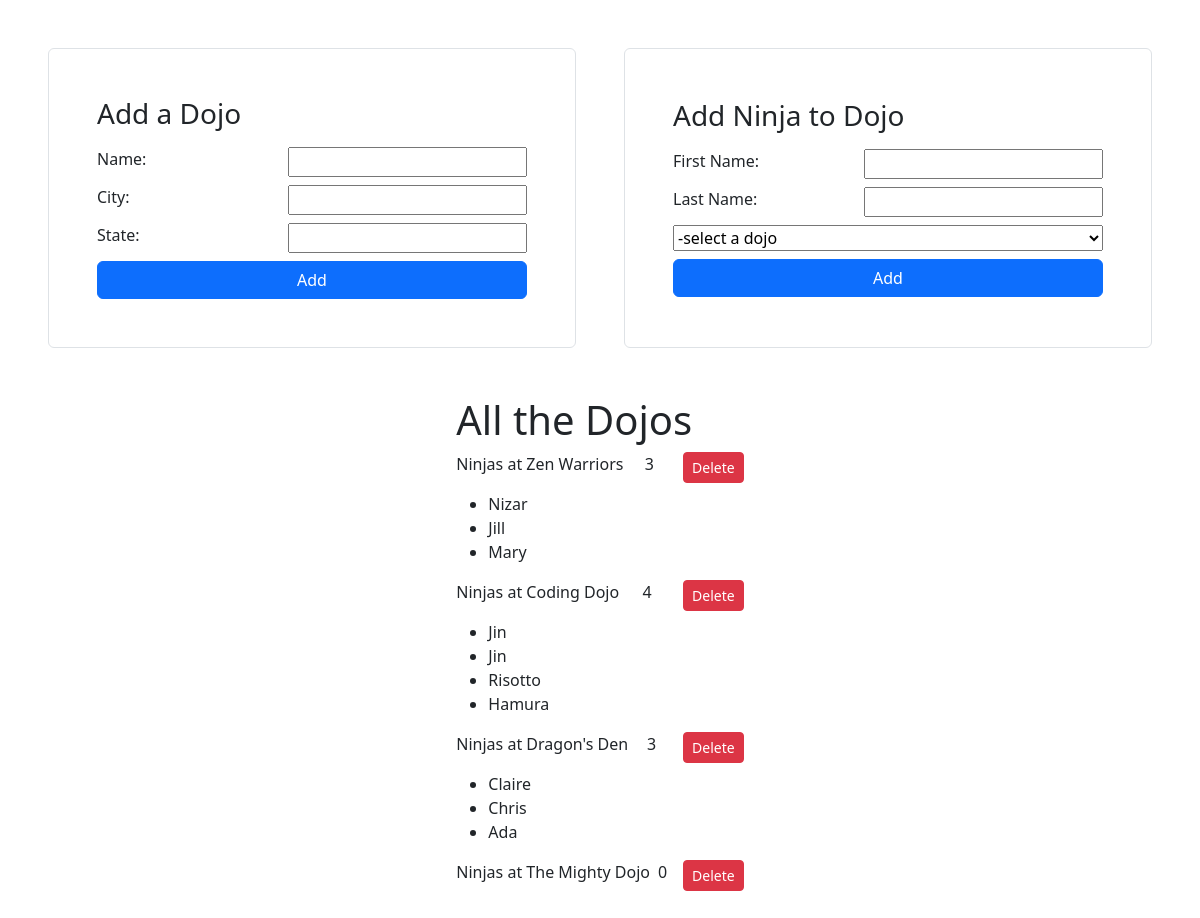
Before: / with the older database file.
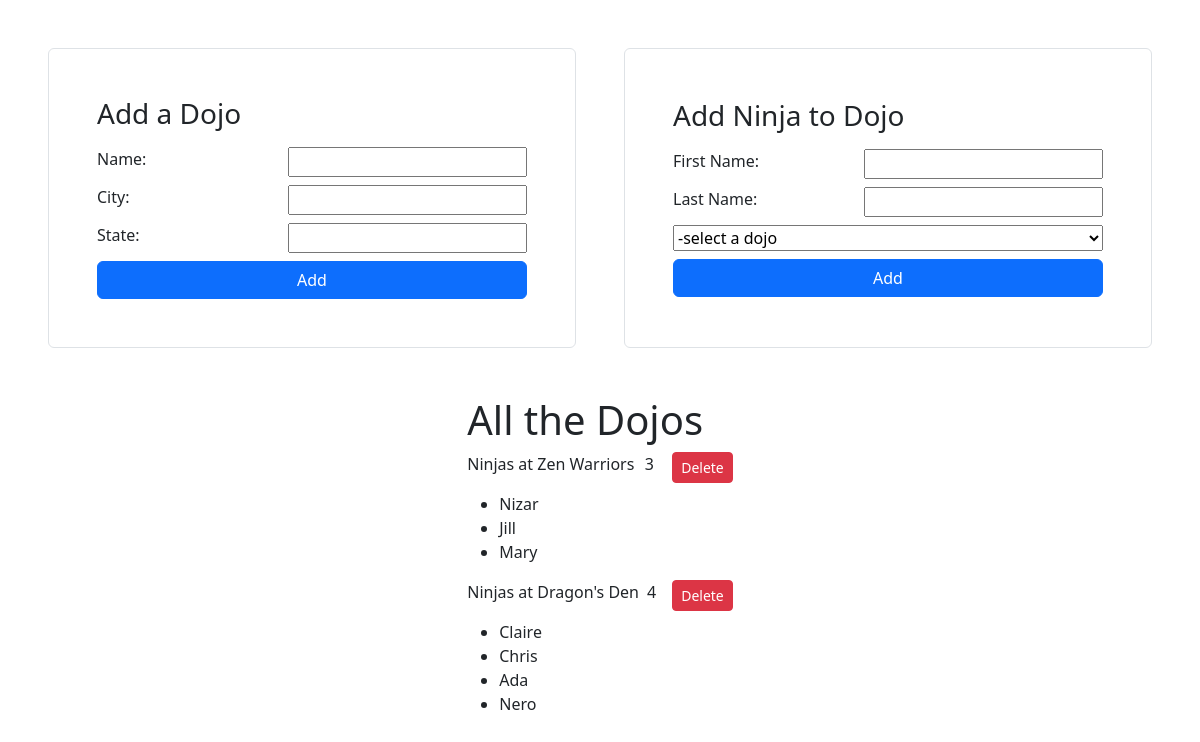
After: the same page with the newer database file.
### dojo_ninjas_app/models.py (models this page shows, shortened)
class Dojo(models.Model):
    name = models.CharField(max_length=255)
    city = models.CharField(max_length=255)
    state = models.CharField(max_length=255)
    desc = models.TextField(default="Hello Ninja")
    created_at = models.DateTimeField(auto_now_add=True)
    updated_at = models.DateTimeField(auto_now=True)

class Ninja(models.Model):
    first_name = models.CharField(max_length=255)
    last_name = models.CharField(max_length=255)
    dojo = models.ForeignKey(Dojo, related_name="ninjas", on_delete = models.CASCADE)
    created_at = models.DateTimeField(auto_now_add=True)
    updated_at = models.DateTimeField(auto_now=True)

### dojo_ninjas_app/views.py (the view)
# urls.py: path("", views.index),
def index(request):
    context = {
        "dojos":Dojo.objects.all(),
        "ninjas":Ninja.objects.all()
    }
    return render(request, "index.html", context)

### dojo_ninjas_app/templates/index.html (shortened to what this page needs)
<!DOCTYPE html>
<html lang="en">
<head>
    <link rel="stylesheet" href="https://cdn.jsdelivr.net/npm/bootstrap@5.3.2/dist/css/bootstrap.min.css">
</head>
<body>
    <div class="p-5">
        <div class="d-flex flex-row justify-content-center gap-5">
            <form class="d-flex flex-column form-control gap-2 justify-content-center p-5" method="post" action="/process">
                <h3>Add a Dojo</h3>
                <label class="d-flex justify-content-between">
                    Name: <input type="text" name="name"/>
                </label>
                <label class="d-flex justify-content-between">
                    City: <input type="text" name="city"/>
                </label>
                <label class="d-flex justify-content-between">
                    State: <input type="text" name="state"/>
                </label>
                <button type="submit" class="btn btn-primary">Add</button>
            </form>
            <form class="d-flex flex-column form-control gap-2 justify-content-center p-5" method="post" action="/process">
                <h3>Add Ninja to Dojo</h3>
                <label class="d-flex justify-content-between">
                    First Name: <input type="text" name="first_name"/>
                </label>
                <label class="d-flex justify-content-between">
                    Last Name: <input type="text" name="last_name"/>
                </label>
                <select name="dojo">
                    <option>-select a dojo</option>
                </select>
                <button type="submit" class="btn btn-primary">Add</button>
            </form>
        </div>
        <div class="d-flex justify-content-center pt-5">
            <div>
                <h1>All the Dojos</h1>
                {% for dojo in dojos %}
                <div class="d-flex flex-row justify-content-between">
                <p>Ninjas at {{dojo.name}}</p><span class="ps-2">{{dojo.ninjas.all|length}}</span><form method="post" action="/delete">{% csrf_token %}<input type="hidden" name="dojo_id" value={{dojo.id}} /><button type="submit" class="btn btn-sm btn-danger ms-3">Delete</button></form>
                </div>
                <ul>
                    {% for ninja in dojo.ninjas.all %}
                    <li>{{ninja.first_name}}</li>
                    {% endfor %}
                </ul>
                {% endfor %}
            </div>
        </div>
    </div>
</body>
</html>

Changed rows visible on the page:
removed Dojo: name "Coding Dojo", ninjas.all|length "4"
removed Ninja: first_name "Jin", shown under "Coding Dojo"
removed Ninja: first_name "Jin", shown under "Coding Dojo"
removed Ninja: first_name "Risotto", shown under "Coding Dojo"
removed Ninja: first_name "Hamura", shown under "Coding Dojo"
removed Dojo: name "The Mighty Dojo", ninjas.all|length "0"
computed for Dojo "Dragon's Den": ninjas.all|length "3" → "4"
added Ninja: first_name "Nero", shown under Dojo "Dragon's Den"
